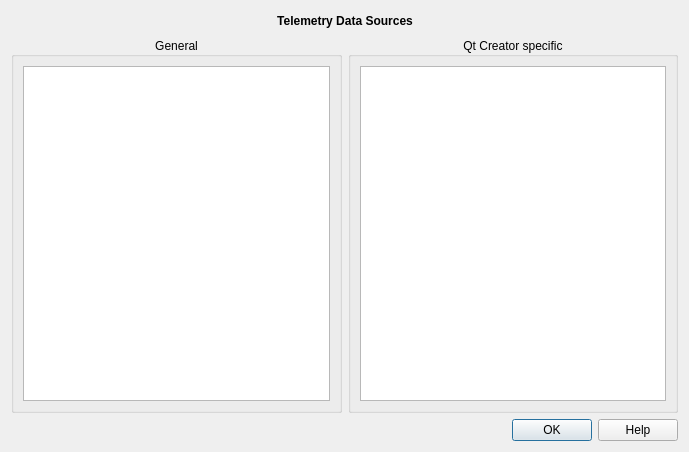
<?xml version="1.0" encoding="UTF-8"?>
<ui version="4.0">
 <class>DataSourcesDialog</class>
 <widget class="QDialog" name="DataSourcesDialog">
  <property name="geometry">
   <rect>
    <x>0</x>
    <y>0</y>
    <width>689</width>
    <height>452</height>
   </rect>
  </property>
  <property name="windowTitle">
   <string>Telemetry sources</string>
  </property>
  <layout class="QVBoxLayout" name="verticalLayout">
   <item>
    <layout class="QHBoxLayout" name="horizontalLayout_1">
     <item>
      <spacer name="horizontalSpacer_1">
       <property name="orientation">
        <enum>Qt::Horizontal</enum>
       </property>
       <property name="sizeHint" stdset="0">
        <size>
         <width>40</width>
         <height>20</height>
        </size>
       </property>
      </spacer>
     </item>
     <item>
      <widget class="QLabel" name="telemetryLabel">
       <property name="font">
        <font>
         <weight>75</weight>
         <bold>true</bold>
        </font>
       </property>
       <property name="text">
        <string>Telemetry Data Sources</string>
       </property>
       <property name="alignment">
        <set>Qt::AlignCenter</set>
       </property>
      </widget>
     </item>
     <item>
      <spacer name="horizontalSpacer_2">
       <property name="orientation">
        <enum>Qt::Horizontal</enum>
       </property>
       <property name="sizeHint" stdset="0">
        <size>
         <width>40</width>
         <height>20</height>
        </size>
       </property>
      </spacer>
     </item>
    </layout>
   </item>
   <item>
    <layout class="QHBoxLayout" name="horizontalLayout_2">
     <item>
      <widget class="QGroupBox" name="generalGroupBox">
       <property name="sizePolicy">
        <sizepolicy hsizetype="Preferred" vsizetype="Preferred">
         <horstretch>1</horstretch>
         <verstretch>1</verstretch>
        </sizepolicy>
       </property>
       <property name="title">
        <string>General</string>
       </property>
       <property name="alignment">
        <set>Qt::AlignCenter</set>
       </property>
       <layout class="QVBoxLayout" name="verticalLayout_13">
        <item>
         <widget class="QTextBrowser" name="genericTextBrowser"/>
        </item>
       </layout>
      </widget>
     </item>
     <item>
      <widget class="QGroupBox" name="creatorGroupBox">
       <property name="sizePolicy">
        <sizepolicy hsizetype="Preferred" vsizetype="Preferred">
         <horstretch>1</horstretch>
         <verstretch>1</verstretch>
        </sizepolicy>
       </property>
       <property name="title">
        <string>Qt Creator specific</string>
       </property>
       <property name="alignment">
        <set>Qt::AlignCenter</set>
       </property>
       <layout class="QVBoxLayout" name="verticalLayout_14">
        <item>
         <widget class="QTextBrowser" name="qtcTextBrowser"/>
        </item>
       </layout>
      </widget>
     </item>
    </layout>
   </item>
   <item>
    <widget class="QDialogButtonBox" name="buttonBox">
     <property name="standardButtons">
      <set>QDialogButtonBox::Help|QDialogButtonBox::Ok</set>
     </property>
    </widget>
   </item>
  </layout>
 </widget>
 <resources/>
 <connections>
  <connection>
   <sender>buttonBox</sender>
   <signal>accepted()</signal>
   <receiver>DataSourcesDialog</receiver>
   <slot>accept()</slot>
   <hints>
    <hint type="sourcelabel">
     <x>344</x>
     <y>438</y>
    </hint>
    <hint type="destinationlabel">
     <x>344</x>
     <y>225</y>
    </hint>
   </hints>
  </connection>
  <connection>
   <sender>buttonBox</sender>
   <signal>rejected()</signal>
   <receiver>DataSourcesDialog</receiver>
   <slot>reject()</slot>
   <hints>
    <hint type="sourcelabel">
     <x>344</x>
     <y>438</y>
    </hint>
    <hint type="destinationlabel">
     <x>344</x>
     <y>225</y>
    </hint>
   </hints>
  </connection>
 </connections>
</ui>
